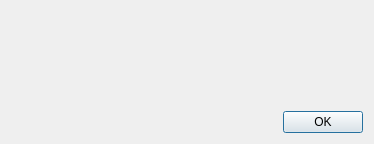
<?xml version="1.0" encoding="UTF-8"?>
<ui version="4.0">
 <class>CAboutDlg</class>
 <widget class="QDialog" name="CAboutDlg">
  <property name="windowModality">
   <enum>Qt::NonModal</enum>
  </property>
  <property name="geometry">
   <rect>
    <x>0</x>
    <y>0</y>
    <width>374</width>
    <height>144</height>
   </rect>
  </property>
  <property name="sizePolicy">
   <sizepolicy hsizetype="Preferred" vsizetype="Preferred">
    <horstretch>0</horstretch>
    <verstretch>0</verstretch>
   </sizepolicy>
  </property>
  <property name="windowTitle">
   <string>About WKjTX</string>
  </property>
  <layout class="QVBoxLayout" name="verticalLayout">
   <item>
    <layout class="QHBoxLayout" name="horizontalLayout_2">
     <item>
      <widget class="QLabel" name="labelTxt">
       <property name="text">
        <string/>
       </property>
       <property name="alignment">
        <set>Qt::AlignCenter</set>
       </property>
      </widget>
     </item>
    </layout>
   </item>
   <item>
    <spacer name="verticalSpacer">
     <property name="orientation">
      <enum>Qt::Vertical</enum>
     </property>
     <property name="sizeHint" stdset="0">
      <size>
       <width>20</width>
       <height>40</height>
      </size>
     </property>
    </spacer>
   </item>
   <item>
    <layout class="QHBoxLayout" name="horizontalLayout">
     <item>
      <spacer name="horizontalSpacer">
       <property name="orientation">
        <enum>Qt::Horizontal</enum>
       </property>
       <property name="sizeHint" stdset="0">
        <size>
         <width>40</width>
         <height>20</height>
        </size>
       </property>
      </spacer>
     </item>
     <item>
      <widget class="QPushButton" name="okButton">
       <property name="text">
        <string>OK</string>
       </property>
      </widget>
     </item>
    </layout>
   </item>
  </layout>
 </widget>
 <resources/>
 <connections>
  <connection>
   <sender>okButton</sender>
   <signal>clicked()</signal>
   <receiver>CAboutDlg</receiver>
   <slot>accept()</slot>
   <hints>
    <hint type="sourcelabel">
     <x>321</x>
     <y>120</y>
    </hint>
    <hint type="destinationlabel">
     <x>186</x>
     <y>71</y>
    </hint>
   </hints>
  </connection>
 </connections>
</ui>
